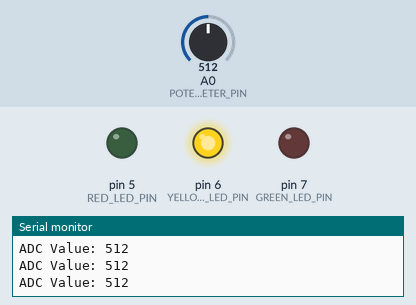
The program below on a simulated Arduino Uno, built with avr-gcc and run on an emulated ATmega328P. On the bench: output pins drawn as LEDs (lit = HIGH), the last lines printed to the serial monitor. The inputs (shaded band) are chosen by the test bench; at power-on: A0 (POTENTIOMETER_PIN) = 512.

Above: at 1.2 s.
1.3 s: A0 (POTENTIOMETER_PIN) set to 352
4.3 s: A0 (POTENTIOMETER_PIN) set to 322
At 4.9 s:
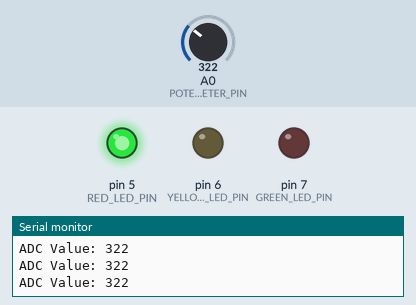
5.9 s: A0 (POTENTIOMETER_PIN) set to 692
At 7.1 s:
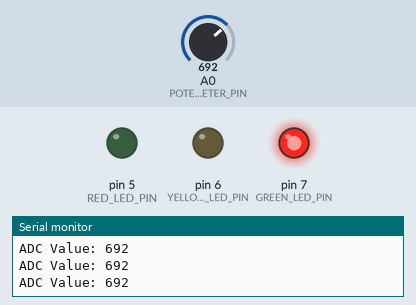
7.4 s: A0 (POTENTIOMETER_PIN) set to 674
At 8.3 s:
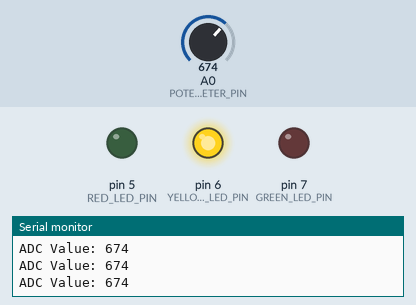
8.9 s: A0 (POTENTIOMETER_PIN) set to 716
At 9.7 s:
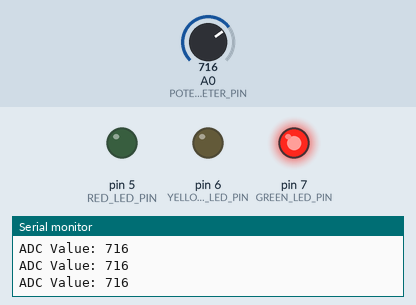
Timing chart, 0 to 11.4 s (numbered marks = the images above; inputs shaded):
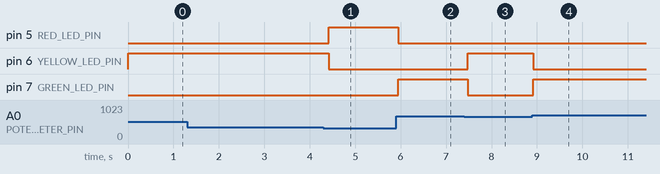

The program:

main.cpp
```cpp
#include <Arduino.h>
#include <Arduino_FreeRTOS.h>
#include <semphr.h>  // Required for using FreeRTOS semaphores

// 📌 Pin Definitions
#define POTENTIOMETER_PIN  A0
#define RED_LED_PIN        5
#define YELLOW_LED_PIN     6
#define GREEN_LED_PIN      7

// 🔄 Shared Resource
volatile int adcValue = 0;  // Shared ADC value (volatile for task access)
SemaphoreHandle_t xADCMutex = NULL;  // Mutex to protect shared resource

/**
 * @brief Task to periodically read the analog input from the potentiometer.
 *        Updates shared adcValue under mutex protection.
 * @param pvParameters Pointer to task parameters (unused)
 */
void TaskReadADC(void *pvParameters) {
  (void) pvParameters;

  while (1) {
    if (xSemaphoreTake(xADCMutex, portMAX_DELAY) == pdTRUE) {
      adcValue = analogRead(POTENTIOMETER_PIN);  // Critical section
      xSemaphoreGive(xADCMutex);
    }

    vTaskDelay(pdMS_TO_TICKS(50));  // Read every 50ms
  }
}

/**
 * @brief Task to print the current ADC value to the Serial Monitor.
 *        Accesses shared adcValue under mutex protection.
 * @param pvParameters Pointer to task parameters (unused)
 */
void TaskPrintADC(void *pvParameters) {
  (void) pvParameters;

  while (1) {
    if (xSemaphoreTake(xADCMutex, portMAX_DELAY) == pdTRUE) {
      Serial.print("ADC Value: ");
      Serial.println(adcValue);
      xSemaphoreGive(xADCMutex);
    }

    vTaskDelay(pdMS_TO_TICKS(200));  // Print every 200ms
  }
}

/**
 * @brief Task to control the RGB LEDs based on adcValue range.
 *        Reads adcValue under mutex, then acts based on thresholds.
 * @param pvParameters Pointer to task parameters (unused)
 */
void TaskControlLEDs(void *pvParameters) {
  (void) pvParameters;

  while (1) {
    int localValue = 0;

    if (xSemaphoreTake(xADCMutex, portMAX_DELAY) == pdTRUE) {
      localValue = adcValue;  // Copy safely
      xSemaphoreGive(xADCMutex);
    }

    // LED control based on value range
    if (localValue < 341) {
      digitalWrite(RED_LED_PIN, HIGH);
      digitalWrite(YELLOW_LED_PIN, LOW);
      digitalWrite(GREEN_LED_PIN, LOW);
    }
    else if (localValue < 682) {
      digitalWrite(RED_LED_PIN, LOW);
      digitalWrite(YELLOW_LED_PIN, HIGH);
      digitalWrite(GREEN_LED_PIN, LOW);
    }
    else {
      digitalWrite(RED_LED_PIN, LOW);
      digitalWrite(YELLOW_LED_PIN, LOW);
      digitalWrite(GREEN_LED_PIN, HIGH);
    }

    vTaskDelay(pdMS_TO_TICKS(100));  // Update every 100ms
  }
}

/**
 * @brief Arduino setup function - initializes I/O, mutex, and FreeRTOS tasks.
 */
void setup() {
  Serial.begin(9600);
  while (!Serial);  // Wait for Serial if needed

  // Configure I/O pins
  pinMode(POTENTIOMETER_PIN, INPUT);
  pinMode(RED_LED_PIN, OUTPUT);
  pinMode(YELLOW_LED_PIN, OUTPUT);
  pinMode(GREEN_LED_PIN, OUTPUT);

  // Initialize LED states
  digitalWrite(RED_LED_PIN, LOW);
  digitalWrite(YELLOW_LED_PIN, LOW);
  digitalWrite(GREEN_LED_PIN, LOW);

  // Create mutex
  xADCMutex = xSemaphoreCreateMutex();
  if (xADCMutex == NULL) {
    Serial.println("Error: Failed to create ADC mutex");
    while (1);  // Stop execution
  }
// Create task for reading ADC value
  xTaskCreate(
    TaskReadADC,         // Task function
    "ADC_Read_Task",     // Task name (for debugging)
    128,                 // Stack size
    NULL,                // Parameters
    2,                   // Priority (higher)
    NULL                 // Task handle (not used)
  );

  // Create task for printing ADC value
  xTaskCreate(
    TaskPrintADC,        // Task function
    "ADC_Print_Task",    // Task name
    128,                 // Stack size
    NULL,                // Parameters
    1,                   // Priority
    NULL                 // Task handle
  );

  // Create task for controlling LEDs based on ADC
  xTaskCreate(
    TaskControlLEDs,     // Task function
    "LED_Control_Task",  // Task name
    128,                 // Stack size
    NULL,                // Parameters
    1,                   // Priority
    NULL                 // Task handle
  );
  // Startup message
  Serial.println("ADC Monitoring System Started");
}

/**
 * @brief Arduino main loop - unused when using FreeRTOS.
 */
void loop() {
  // Empty - FreeRTOS scheduler takes over
}
```

Measured:
- the behaviour switches between 341 and 340 on A0 (POTENTIOMETER_PIN) (found by bisection; images 0 and 1)
- the behaviour switches between 682 and 681 on A0 (POTENTIOMETER_PIN) (found by bisection; images 2 and 3)
- after the input at 4.3 s, pin 5 (RED_LED_PIN): LOW → HIGH after 0.12 s; pin 6 (YELLOW_LED_PIN): HIGH → LOW after 0.12 s
- after the input at 5.9 s, pin 5 (RED_LED_PIN): HIGH → LOW after 0.05 s; pin 7 (GREEN_LED_PIN): LOW → HIGH after 0.05 s
- after the input at 7.4 s, pin 6 (YELLOW_LED_PIN): LOW → HIGH after 0.08 s; pin 7 (GREEN_LED_PIN): HIGH → LOW after 0.08 s
- after the input at 8.9 s, pin 6 (YELLOW_LED_PIN): HIGH → LOW at once; pin 7 (GREEN_LED_PIN): LOW → HIGH at once
